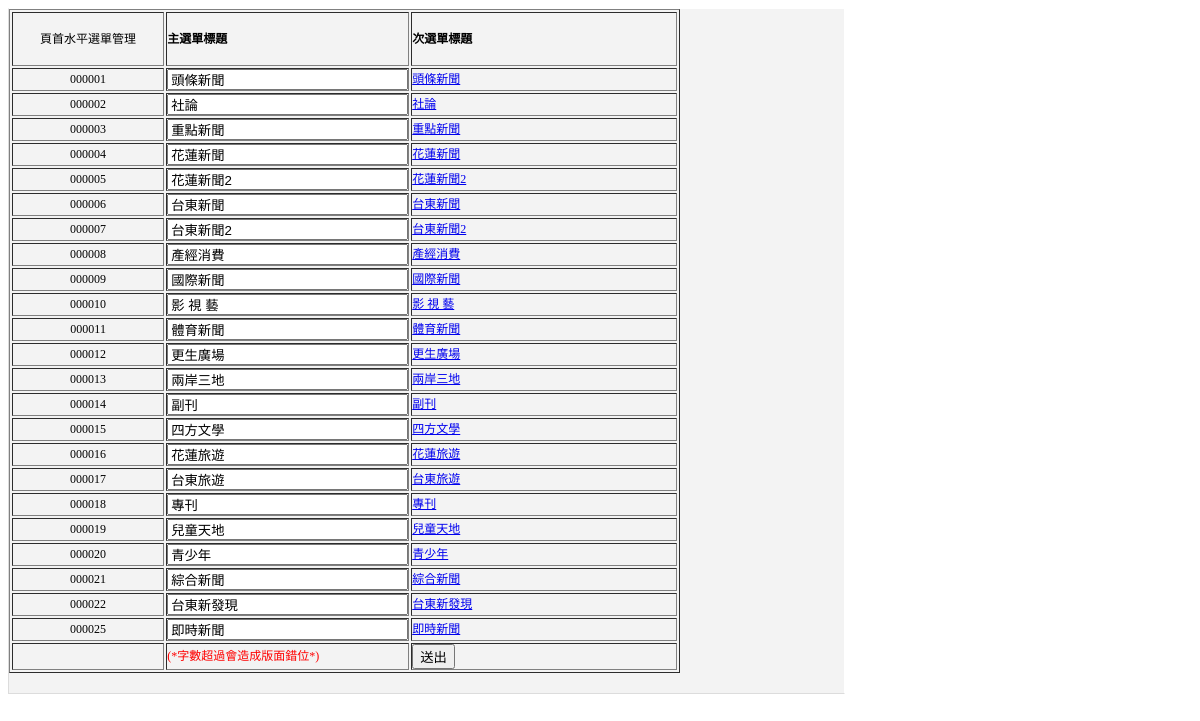
Page /admin_manage/admin_city.php on the committed database.
### tables this page shows
CREATE TABLE `level1` (
  `level_id` int(6) unsigned zerofill NOT NULL auto_increment,
  `seq` int(5) NOT NULL default '0',
  `name` varchar(50) NOT NULL,
  `detail` varchar(255) NOT NULL,
  PRIMARY KEY  (`level_id`)
);

### admin_manage/admin_city.php (the view, shortened to what this page needs)
<?php require_once('../Connections/ksnews3.php'); ?>
<?php
$editFormAction = $_SERVER['PHP_SELF'];
if (isset($_SERVER['QUERY_STRING'])) {
  $editFormAction .= "?" . htmlentities($_SERVER['QUERY_STRING']);
}
$query_Recordset1 = "SELECT * FROM level1 ORDER BY level_id ASC";
$Recordset1 = mysql_query($query_Recordset1, $ksnews3) or die(mysql_error());
$row_Recordset1 = mysql_fetch_assoc($Recordset1);
?>
<!DOCTYPE html PUBLIC "-//W3C//DTD XHTML 1.0 Transitional//EN" "http://www.w3.org/TR/xhtml1/DTD/xhtml1-transitional.dtd">
<html xmlns="http://www.w3.org/1999/xhtml">
<head>
<link href="../css/admin_style.css" rel="stylesheet" type="text/css" />
</head>
<body>
<div class="cx_admin_table" id="content">
  <form action="<?php echo $editFormAction; ?>" name="form1" method="POST">
    <div id="admin_main">
      <table width="671" border="1" cellpadding="0" cellspacing="2">
        <tr>
          <td align="center">頁首水平選單管理</td>
          <td align="left"><h4>主選單標題</h4></td>
          <td align="left"><h4>次選單標題</h4></td>
        </tr>
        <?php do { ?>
          <tr>
            <td width="171" align="center"><?php echo $row_Recordset1['level_id']; ?>
            <input name="level_id<?php echo (int)$row_Recordset1['level_id'];?>" type="hidden" id="level_id<?php echo (int)$row_Recordset1['level_id'];?>" value="<?php echo $row_Recordset1['level_id']; ?>" /></td>
            <td width="180" align="left"><label for="name<?php echo (int)$row_Recordset1['level_id'];?>"></label>
              <input name="name<?php echo (int)$row_Recordset1['level_id'];?>" type="text" id="name<?php echo (int)$row_Recordset1['level_id'];?>" value="<?php echo $row_Recordset1['name']; ?>" size="27" /></td>
            <td width="304" align="left"><a href="admin_city_l2.php?id=<?php echo $row_Recordset1['level_id']; ?>"><?php echo $row_Recordset1['name']; ?></a></td>
          </tr>
          <?php } while ($row_Recordset1 = mysql_fetch_assoc($Recordset1)); ?>
  <tr>
    <td align="center">&nbsp;</td>
    <td align="left" style="color:#F00">(*字數超過會造成版面錯位*)</td>
    <td align="left"><input type="submit" name="button" id="button" onclick="tfm_confirmLink('');return document.MM_returnValue" value="送出" /></td>
    </tr>
      </table>
      <br />
    </div>
  </form>
</div>
</body>
</html>

### css/admin_style.css (style rules this page uses)
.cx_admin_table { background-color: #f3f3f3; border-top-width: 1px; border-bottom-width: 1px; border-top-style: solid; border-bottom-style: solid; border-top-color: #ffffff; border-bottom-color: #dcdcdc; border-right-width: 1px; border-left-width: 1px; border-right-style: solid; border-left-style: solid; border-right-color: #ffffff; border-left-color: #dcdcdc; color: #000; font-size: 12px; line-height: 20px; font-family:"Microsoft JhengHei","微軟正黑體","PMingLiu","新細明體"; }

### admin_manage/admin_city.php (style rules this page uses)
#content { background-color: #F3F3F3; float: left; width: 835px; }

### rows in the picture
level1: level_id "000001", name "頭條新聞"
level1: level_id "000002", name "社論"
level1: level_id "000003", name "重點新聞"
level1: level_id "000004", name "花蓮新聞"
level1: level_id "000005", name "花蓮新聞2"
level1: level_id "000006", name "台東新聞"
level1: level_id "000007", name "台東新聞2"
level1: level_id "000008", name "產經消費"
level1: level_id "000009", name "國際新聞"
level1: level_id "000010", name "影 視 藝"
level1: level_id "000011", name "體育新聞"
level1: level_id "000012", name "更生廣場"
level1: level_id "000013", name "兩岸三地"
level1: level_id "000014", name "副刊"
level1: level_id "000015", name "四方文學"
level1: level_id "000016", name "花蓮旅遊"
level1: level_id "000017", name "台東旅遊"
level1: level_id "000018", name "專刊"
level1: level_id "000019", name "兒童天地"
level1: level_id "000020", name "青少年"
level1: level_id "000021", name "綜合新聞"
level1: level_id "000022", name "台東新發現"
level1: level_id "000025", name "即時新聞"
